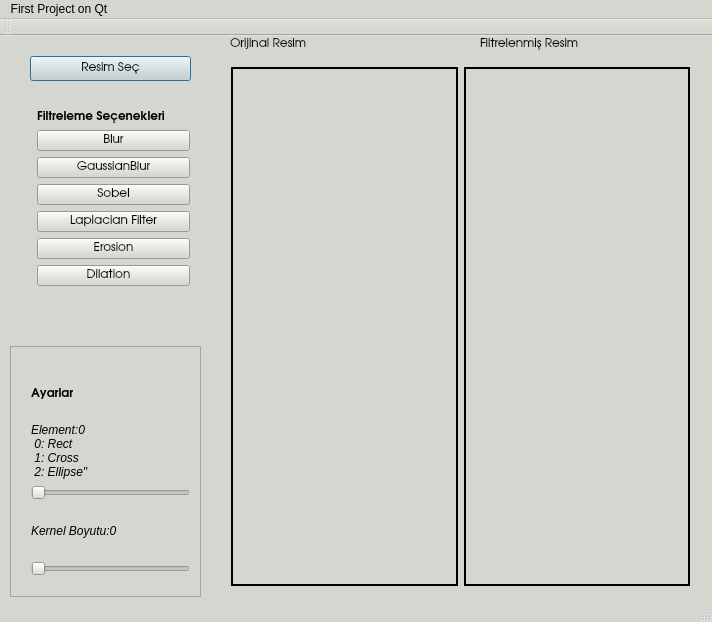
<?xml version="1.0" encoding="UTF-8"?>
<ui version="4.0">
 <class>MainWindow</class>
 <widget class="QMainWindow" name="MainWindow">
  <property name="windowModality">
   <enum>Qt::NonModal</enum>
  </property>
  <property name="geometry">
   <rect>
    <x>0</x>
    <y>0</y>
    <width>712</width>
    <height>622</height>
   </rect>
  </property>
  <property name="palette">
   <palette>
    <active>
     <colorrole role="WindowText">
      <brush brushstyle="SolidPattern">
       <color alpha="255">
        <red>0</red>
        <green>0</green>
        <blue>0</blue>
       </color>
      </brush>
     </colorrole>
     <colorrole role="Button">
      <brush brushstyle="SolidPattern">
       <color alpha="255">
        <red>211</red>
        <green>215</green>
        <blue>207</blue>
       </color>
      </brush>
     </colorrole>
     <colorrole role="Light">
      <brush brushstyle="SolidPattern">
       <color alpha="255">
        <red>255</red>
        <green>255</green>
        <blue>255</blue>
       </color>
      </brush>
     </colorrole>
     <colorrole role="Midlight">
      <brush brushstyle="SolidPattern">
       <color alpha="255">
        <red>233</red>
        <green>235</green>
        <blue>231</blue>
       </color>
      </brush>
     </colorrole>
     <colorrole role="Dark">
      <brush brushstyle="SolidPattern">
       <color alpha="255">
        <red>105</red>
        <green>107</green>
        <blue>103</blue>
       </color>
      </brush>
     </colorrole>
     <colorrole role="Mid">
      <brush brushstyle="SolidPattern">
       <color alpha="255">
        <red>141</red>
        <green>143</green>
        <blue>138</blue>
       </color>
      </brush>
     </colorrole>
     <colorrole role="Text">
      <brush brushstyle="SolidPattern">
       <color alpha="255">
        <red>0</red>
        <green>0</green>
        <blue>0</blue>
       </color>
      </brush>
     </colorrole>
     <colorrole role="BrightText">
      <brush brushstyle="SolidPattern">
       <color alpha="255">
        <red>255</red>
        <green>255</green>
        <blue>255</blue>
       </color>
      </brush>
     </colorrole>
     <colorrole role="ButtonText">
      <brush brushstyle="SolidPattern">
       <color alpha="255">
        <red>0</red>
        <green>0</green>
        <blue>0</blue>
       </color>
      </brush>
     </colorrole>
     <colorrole role="Base">
      <brush brushstyle="SolidPattern">
       <color alpha="255">
        <red>255</red>
        <green>255</green>
        <blue>255</blue>
       </color>
      </brush>
     </colorrole>
     <colorrole role="Window">
      <brush brushstyle="SolidPattern">
       <color alpha="255">
        <red>211</red>
        <green>215</green>
        <blue>207</blue>
       </color>
      </brush>
     </colorrole>
     <colorrole role="Shadow">
      <brush brushstyle="SolidPattern">
       <color alpha="255">
        <red>0</red>
        <green>0</green>
        <blue>0</blue>
       </color>
      </brush>
     </colorrole>
     <colorrole role="AlternateBase">
      <brush brushstyle="SolidPattern">
       <color alpha="255">
        <red>233</red>
        <green>235</green>
        <blue>231</blue>
       </color>
      </brush>
     </colorrole>
     <colorrole role="ToolTipBase">
      <brush brushstyle="SolidPattern">
       <color alpha="255">
        <red>255</red>
        <green>255</green>
        <blue>220</blue>
       </color>
      </brush>
     </colorrole>
     <colorrole role="ToolTipText">
      <brush brushstyle="SolidPattern">
       <color alpha="255">
        <red>0</red>
        <green>0</green>
        <blue>0</blue>
       </color>
      </brush>
     </colorrole>
     <colorrole role="PlaceholderText">
      <brush brushstyle="NoBrush">
       <color alpha="128">
        <red>0</red>
        <green>0</green>
        <blue>0</blue>
       </color>
      </brush>
     </colorrole>
    </active>
    <inactive>
     <colorrole role="WindowText">
      <brush brushstyle="SolidPattern">
       <color alpha="255">
        <red>0</red>
        <green>0</green>
        <blue>0</blue>
       </color>
      </brush>
     </colorrole>
     <colorrole role="Button">
      <brush brushstyle="SolidPattern">
       <color alpha="255">
        <red>211</red>
        <green>215</green>
        <blue>207</blue>
       </color>
      </brush>
     </colorrole>
     <colorrole role="Light">
      <brush brushstyle="SolidPattern">
       <color alpha="255">
        <red>255</red>
        <green>255</green>
        <blue>255</blue>
       </color>
      </brush>
     </colorrole>
     <colorrole role="Midlight">
      <brush brushstyle="SolidPattern">
       <color alpha="255">
        <red>233</red>
        <green>235</green>
        <blue>231</blue>
       </color>
      </brush>
     </colorrole>
     <colorrole role="Dark">
      <brush brushstyle="SolidPattern">
       <color alpha="255">
        <red>105</red>
        <green>107</green>
        <blue>103</blue>
       </color>
      </brush>
     </colorrole>
     <colorrole role="Mid">
      <brush brushstyle="SolidPattern">
       <color alpha="255">
        <red>141</red>
        <green>143</green>
        <blue>138</blue>
       </color>
      </brush>
     </colorrole>
     <colorrole role="Text">
      <brush brushstyle="SolidPattern">
       <color alpha="255">
        <red>0</red>
        <green>0</green>
        <blue>0</blue>
       </color>
      </brush>
     </colorrole>
     <colorrole role="BrightText">
      <brush brushstyle="SolidPattern">
       <color alpha="255">
        <red>255</red>
        <green>255</green>
        <blue>255</blue>
       </color>
      </brush>
     </colorrole>
     <colorrole role="ButtonText">
      <brush brushstyle="SolidPattern">
       <color alpha="255">
        <red>0</red>
        <green>0</green>
        <blue>0</blue>
       </color>
      </brush>
     </colorrole>
     <colorrole role="Base">
      <brush brushstyle="SolidPattern">
       <color alpha="255">
        <red>255</red>
        <green>255</green>
        <blue>255</blue>
       </color>
      </brush>
     </colorrole>
     <colorrole role="Window">
      <brush brushstyle="SolidPattern">
       <color alpha="255">
        <red>211</red>
        <green>215</green>
        <blue>207</blue>
       </color>
      </brush>
     </colorrole>
     <colorrole role="Shadow">
      <brush brushstyle="SolidPattern">
       <color alpha="255">
        <red>0</red>
        <green>0</green>
        <blue>0</blue>
       </color>
      </brush>
     </colorrole>
     <colorrole role="AlternateBase">
      <brush brushstyle="SolidPattern">
       <color alpha="255">
        <red>233</red>
        <green>235</green>
        <blue>231</blue>
       </color>
      </brush>
     </colorrole>
     <colorrole role="ToolTipBase">
      <brush brushstyle="SolidPattern">
       <color alpha="255">
        <red>255</red>
        <green>255</green>
        <blue>220</blue>
       </color>
      </brush>
     </colorrole>
     <colorrole role="ToolTipText">
      <brush brushstyle="SolidPattern">
       <color alpha="255">
        <red>0</red>
        <green>0</green>
        <blue>0</blue>
       </color>
      </brush>
     </colorrole>
     <colorrole role="PlaceholderText">
      <brush brushstyle="NoBrush">
       <color alpha="128">
        <red>0</red>
        <green>0</green>
        <blue>0</blue>
       </color>
      </brush>
     </colorrole>
    </inactive>
    <disabled>
     <colorrole role="WindowText">
      <brush brushstyle="SolidPattern">
       <color alpha="255">
        <red>105</red>
        <green>107</green>
        <blue>103</blue>
       </color>
      </brush>
     </colorrole>
     <colorrole role="Button">
      <brush brushstyle="SolidPattern">
       <color alpha="255">
        <red>211</red>
        <green>215</green>
        <blue>207</blue>
       </color>
      </brush>
     </colorrole>
     <colorrole role="Light">
      <brush brushstyle="SolidPattern">
       <color alpha="255">
        <red>255</red>
        <green>255</green>
        <blue>255</blue>
       </color>
      </brush>
     </colorrole>
     <colorrole role="Midlight">
      <brush brushstyle="SolidPattern">
       <color alpha="255">
        <red>233</red>
        <green>235</green>
        <blue>231</blue>
       </color>
      </brush>
     </colorrole>
     <colorrole role="Dark">
      <brush brushstyle="SolidPattern">
       <color alpha="255">
        <red>105</red>
        <green>107</green>
        <blue>103</blue>
       </color>
      </brush>
     </colorrole>
     <colorrole role="Mid">
      <brush brushstyle="SolidPattern">
       <color alpha="255">
        <red>141</red>
        <green>143</green>
        <blue>138</blue>
       </color>
      </brush>
     </colorrole>
     <colorrole role="Text">
      <brush brushstyle="SolidPattern">
       <color alpha="255">
        <red>105</red>
        <green>107</green>
        <blue>103</blue>
       </color>
      </brush>
     </colorrole>
     <colorrole role="BrightText">
      <brush brushstyle="SolidPattern">
       <color alpha="255">
        <red>255</red>
        <green>255</green>
        <blue>255</blue>
       </color>
      </brush>
     </colorrole>
     <colorrole role="ButtonText">
      <brush brushstyle="SolidPattern">
       <color alpha="255">
        <red>105</red>
        <green>107</green>
        <blue>103</blue>
       </color>
      </brush>
     </colorrole>
     <colorrole role="Base">
      <brush brushstyle="SolidPattern">
       <color alpha="255">
        <red>211</red>
        <green>215</green>
        <blue>207</blue>
       </color>
      </brush>
     </colorrole>
     <colorrole role="Window">
      <brush brushstyle="SolidPattern">
       <color alpha="255">
        <red>211</red>
        <green>215</green>
        <blue>207</blue>
       </color>
      </brush>
     </colorrole>
     <colorrole role="Shadow">
      <brush brushstyle="SolidPattern">
       <color alpha="255">
        <red>0</red>
        <green>0</green>
        <blue>0</blue>
       </color>
      </brush>
     </colorrole>
     <colorrole role="AlternateBase">
      <brush brushstyle="SolidPattern">
       <color alpha="255">
        <red>211</red>
        <green>215</green>
        <blue>207</blue>
       </color>
      </brush>
     </colorrole>
     <colorrole role="ToolTipBase">
      <brush brushstyle="SolidPattern">
       <color alpha="255">
        <red>255</red>
        <green>255</green>
        <blue>220</blue>
       </color>
      </brush>
     </colorrole>
     <colorrole role="ToolTipText">
      <brush brushstyle="SolidPattern">
       <color alpha="255">
        <red>0</red>
        <green>0</green>
        <blue>0</blue>
       </color>
      </brush>
     </colorrole>
     <colorrole role="PlaceholderText">
      <brush brushstyle="NoBrush">
       <color alpha="128">
        <red>0</red>
        <green>0</green>
        <blue>0</blue>
       </color>
      </brush>
     </colorrole>
    </disabled>
   </palette>
  </property>
  <property name="windowTitle">
   <string>Image Process Operations</string>
  </property>
  <property name="tabShape">
   <enum>QTabWidget::Rounded</enum>
  </property>
  <widget class="QWidget" name="centralWidget">
   <widget class="QPushButton" name="selectPic">
    <property name="geometry">
     <rect>
      <x>30</x>
      <y>20</y>
      <width>161</width>
      <height>25</height>
     </rect>
    </property>
    <property name="font">
     <font>
      <family>URW Gothic L</family>
      <weight>50</weight>
      <italic>false</italic>
      <bold>false</bold>
     </font>
    </property>
    <property name="text">
     <string>Resim Seç</string>
    </property>
    <property name="icon">
     <iconset theme="che">
      <normaloff>.</normaloff>.</iconset>
    </property>
    <property name="checkable">
     <bool>false</bool>
    </property>
    <property name="autoDefault">
     <bool>false</bool>
    </property>
    <property name="default">
     <bool>true</bool>
    </property>
    <property name="flat">
     <bool>false</bool>
    </property>
   </widget>
   <widget class="QWidget" name="horizontalLayoutWidget">
    <property name="geometry">
     <rect>
      <x>220</x>
      <y>20</y>
      <width>481</width>
      <height>541</height>
     </rect>
    </property>
    <layout class="QHBoxLayout" name="horizontalLayout">
     <item>
      <widget class="QLabel" name="labelPicture">
       <property name="frameShape">
        <enum>QFrame::Panel</enum>
       </property>
       <property name="lineWidth">
        <number>2</number>
       </property>
       <property name="text">
        <string/>
       </property>
      </widget>
     </item>
     <item>
      <widget class="QLabel" name="labelResult">
       <property name="frameShape">
        <enum>QFrame::Panel</enum>
       </property>
       <property name="lineWidth">
        <number>2</number>
       </property>
       <property name="text">
        <string/>
       </property>
       <property name="textFormat">
        <enum>Qt::AutoText</enum>
       </property>
      </widget>
     </item>
    </layout>
   </widget>
   <widget class="QLabel" name="labelOrjinal">
    <property name="geometry">
     <rect>
      <x>230</x>
      <y>0</y>
      <width>111</width>
      <height>17</height>
     </rect>
    </property>
    <property name="font">
     <font>
      <family>URW Gothic L</family>
      <weight>50</weight>
      <italic>false</italic>
      <bold>false</bold>
     </font>
    </property>
    <property name="text">
     <string>Orijinal Resim</string>
    </property>
   </widget>
   <widget class="QLabel" name="labelFiltrelenmis">
    <property name="geometry">
     <rect>
      <x>480</x>
      <y>0</y>
      <width>181</width>
      <height>17</height>
     </rect>
    </property>
    <property name="font">
     <font>
      <family>URW Gothic L</family>
      <weight>50</weight>
      <bold>false</bold>
     </font>
    </property>
    <property name="text">
     <string>Filtrelenmiş Resim</string>
    </property>
   </widget>
   <widget class="QWidget" name="formLayoutWidget_2">
    <property name="geometry">
     <rect>
      <x>20</x>
      <y>60</y>
      <width>181</width>
      <height>244</height>
     </rect>
    </property>
    <layout class="QFormLayout" name="filtrelemeSecenekleri">
     <item row="0" column="1">
      <widget class="QLabel" name="labelFilters">
       <property name="font">
        <font>
         <family>URW Gothic L</family>
         <weight>75</weight>
         <bold>true</bold>
        </font>
       </property>
       <property name="text">
        <string>Filtreleme Seçenekleri</string>
       </property>
      </widget>
     </item>
     <item row="5" column="1">
      <widget class="QPushButton" name="makeBlur">
       <property name="font">
        <font>
         <family>URW Gothic L</family>
        </font>
       </property>
       <property name="text">
        <string>Blur</string>
       </property>
      </widget>
     </item>
     <item row="6" column="1">
      <widget class="QPushButton" name="makeGaussianBlur">
       <property name="font">
        <font>
         <family>URW Gothic L</family>
        </font>
       </property>
       <property name="text">
        <string>GaussianBlur</string>
       </property>
      </widget>
     </item>
     <item row="7" column="1">
      <widget class="QPushButton" name="makeSobel">
       <property name="font">
        <font>
         <family>URW Gothic L</family>
        </font>
       </property>
       <property name="text">
        <string>Sobel</string>
       </property>
      </widget>
     </item>
     <item row="8" column="1">
      <widget class="QPushButton" name="makeLaplacian">
       <property name="font">
        <font>
         <family>URW Gothic L</family>
        </font>
       </property>
       <property name="text">
        <string>Laplacian Filter</string>
       </property>
      </widget>
     </item>
     <item row="9" column="1">
      <widget class="QPushButton" name="makeErosion">
       <property name="font">
        <font>
         <family>URW Gothic L</family>
        </font>
       </property>
       <property name="text">
        <string>Erosion</string>
       </property>
      </widget>
     </item>
     <item row="10" column="0">
      <widget class="QFrame" name="frame">
       <property name="frameShape">
        <enum>QFrame::StyledPanel</enum>
       </property>
       <property name="frameShadow">
        <enum>QFrame::Raised</enum>
       </property>
      </widget>
     </item>
     <item row="10" column="1">
      <widget class="QPushButton" name="makeDilation">
       <property name="font">
        <font>
         <family>URW Gothic L</family>
        </font>
       </property>
       <property name="text">
        <string>Dilation   </string>
       </property>
      </widget>
     </item>
    </layout>
   </widget>
   <widget class="QFrame" name="ayarlar">
    <property name="geometry">
     <rect>
      <x>10</x>
      <y>310</y>
      <width>191</width>
      <height>251</height>
     </rect>
    </property>
    <property name="frameShape">
     <enum>QFrame::StyledPanel</enum>
    </property>
    <property name="frameShadow">
     <enum>QFrame::Raised</enum>
    </property>
    <widget class="QWidget" name="verticalLayoutWidget">
     <property name="geometry">
      <rect>
       <x>10</x>
       <y>10</y>
       <width>181</width>
       <height>231</height>
      </rect>
     </property>
     <layout class="QVBoxLayout" name="verticalLayout">
      <item>
       <widget class="QLabel" name="labelAyarlar">
        <property name="font">
         <font>
          <family>URW Gothic L</family>
          <weight>75</weight>
          <italic>false</italic>
          <bold>true</bold>
         </font>
        </property>
        <property name="text">
         <string>Ayarlar</string>
        </property>
       </widget>
      </item>
      <item>
       <widget class="QLabel" name="elementName">
        <property name="font">
         <font>
          <italic>true</italic>
         </font>
        </property>
        <property name="text">
         <string>Element:0
 0: Rect 
 1: Cross 
 2: Ellipse&quot;</string>
        </property>
       </widget>
      </item>
      <item>
       <widget class="QSlider" name="elementValue">
        <property name="maximum">
         <number>2</number>
        </property>
        <property name="orientation">
         <enum>Qt::Horizontal</enum>
        </property>
       </widget>
      </item>
      <item>
       <widget class="QLabel" name="kernelLabel">
        <property name="font">
         <font>
          <italic>true</italic>
         </font>
        </property>
        <property name="text">
         <string>Kernel Boyutu:0</string>
        </property>
       </widget>
      </item>
      <item>
       <widget class="QSlider" name="kernelValue">
        <property name="maximum">
         <number>21</number>
        </property>
        <property name="orientation">
         <enum>Qt::Horizontal</enum>
        </property>
       </widget>
      </item>
     </layout>
    </widget>
   </widget>
  </widget>
  <widget class="QMenuBar" name="menuBar">
   <property name="geometry">
    <rect>
     <x>0</x>
     <y>0</y>
     <width>712</width>
     <height>22</height>
    </rect>
   </property>
   <widget class="QMenu" name="menuFirst_Project_onQt">
    <property name="title">
     <string>First Project on Qt</string>
    </property>
   </widget>
   <addaction name="menuFirst_Project_onQt"/>
  </widget>
  <widget class="QToolBar" name="mainToolBar">
   <attribute name="toolBarArea">
    <enum>TopToolBarArea</enum>
   </attribute>
   <attribute name="toolBarBreak">
    <bool>false</bool>
   </attribute>
  </widget>
  <widget class="QStatusBar" name="statusBar"/>
 </widget>
 <layoutdefault spacing="6" margin="11"/>
 <resources/>
 <connections/>
</ui>
